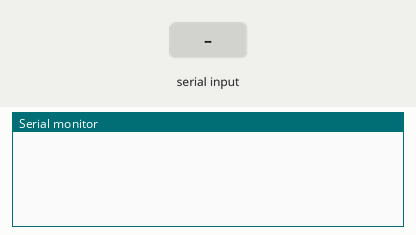
Recording of a sketch running on a simulated Arduino Uno, built with avr-gcc and run on an emulated ATmega328P. Shown: the last lines printed to the serial monitor. The inputs (shaded band) are chosen by the test bench.

Above: at 1.2 s.
1.3 s: "90,45\n" received over Serial
At 1.9 s:
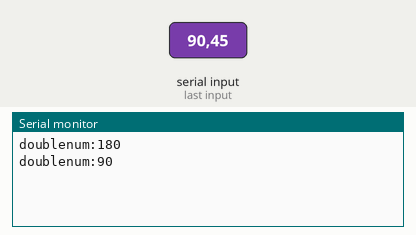
2.8 s: "30,150\n" received over Serial
At 4.5 s:
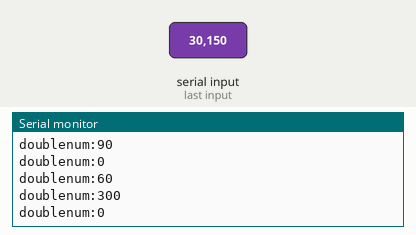
Timing chart, 0 to 6.0 s (numbered marks = the images above; inputs shaded):
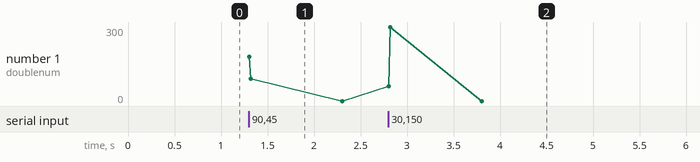

The sketch:

print_doublenum.ino
```cpp
void setup() {
  // put your setup code here, to run once:
  Serial.begin(9600);
}

void loop() {
  // put your main code here, to run repeatedly:
  if (Serial.available() > 0) {
    int num = Serial.parseInt();
    int doublenum = num * 2;
    Serial.print("doublenum:");
    Serial.println(doublenum);
  }
}
```

Measured:
- after the input at 1.3 s, the serial monitor: prints a new line at once (image 1)
- after the input at 2.8 s, the serial monitor: prints a new line at once (image 2)
